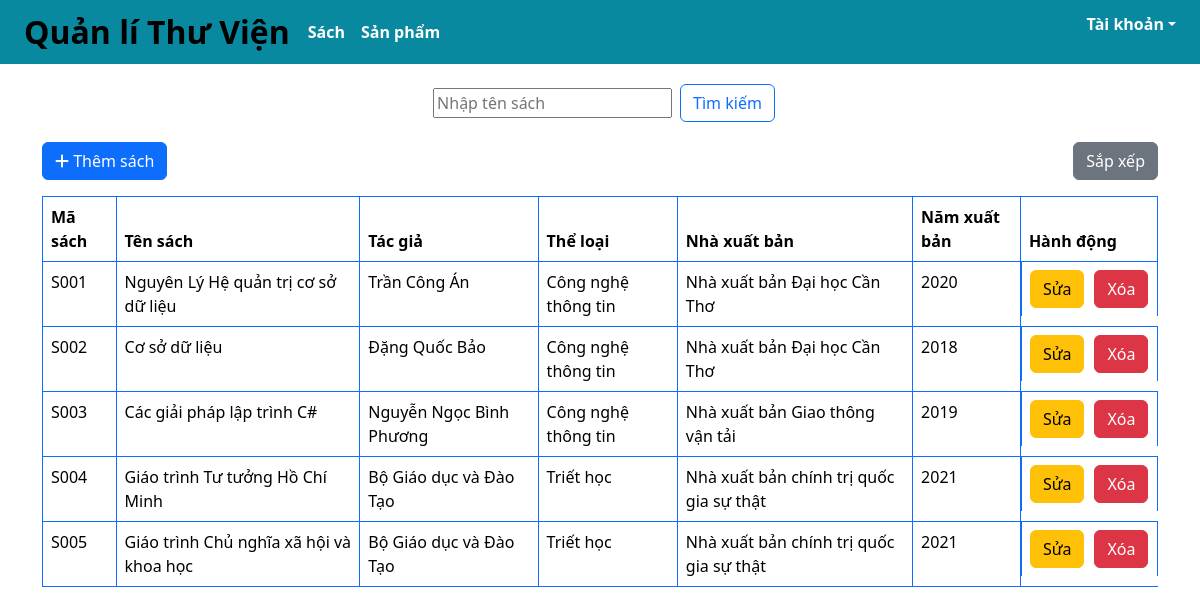
The page /qlsach2.php on the database its author committed.
### tables this page shows
create table sach (
	maSach char(10) not null,
	tenSach varchar(50), 
    maTG char(10) not null,
    maTL char(10) not null,
    maNXB char(10) not null,
	namXuatBan int, 
	primary key (maSach),
	foreign key (maTG) references tacGia(maTG),
	foreign key (maTL) references theLoai(maTL),
	foreign key (maNXB) references nhaXuatBan(maNXB)
);

create table tacGia (
	maTG char(10) not null,
    tenTG varchar(50) not null,
    website varchar(50),
    ghiChu varchar(255),
    primary key (maTG)
);

create table theLoai (
	maTL char(10) not null,
    tenTL varchar(50) not null,
    primary key (maTL)
);

create table nhaXuatBan (
	maNXB char(10) not null,
    tenNXB varchar(50) not null,
    diaChi varchar(100),
    email varchar(50),
    ttNguoiDaiDien varchar(255),
    primary key (maNXB)
);

### src/functions.php (called while the page is built, shortened)
<?php
function html_escape(string|null $text): string
{
    return htmlspecialchars($text ?? '', ENT_QUOTES, 'UTF-8', false);
}

### public/qlsach2.php (the view, shortened to what this page needs)
<?php
require_once __DIR__ . '/../src/connect.php';
if ($_SERVER['REQUEST_METHOD'] === 'POST' && isset($_POST['sort'])) {
    $sql = "CALL sapXepSach()";
    $stmt = $pdo->prepare($sql);
    $stmt->execute();
} else if ($_SERVER['REQUEST_METHOD'] === 'GET' && isset($_GET['keyword'])){
    $keyword = $_GET['keyword'];
    $sql = "CALL timKiemSach(?)";
    $stmt = $pdo->prepare($sql);
    $stmt->execute([$keyword]);
}
else {
    $sql = "CALL hthiSach()";
    $stmt = $pdo->prepare($sql);
    $stmt->execute();
}
$rows = $stmt->fetchAll(PDO::FETCH_ASSOC);
include_once __DIR__. '/../src/partials/header2.php'
?>
<div class="container">
    <div class="row mb-3">
        <div class="col d-flex justify-content-center ">
            <form class="d-flex align-items-center" method="GET" action="/qlsach2.php" class="w-100">
                <input class="m-2" type="search" placeholder="Nhập tên sách" aria-label="search" name="keyword">
                <button class="btn btn-outline-primary" type="submit">Tìm kiếm</button>
            </form>
        </div>
    </div>
    <div class="row mb-3">
        <div class="col-6">
            <a href="/them_sach2.php" class="btn btn-primary">
                <i class="fa-solid fa-plus"></i> Thêm sách
            </a>
        </div>
        <div class="col-6 d-flex justify-content-end">
            <form method="post">
                <button class="btn btn-secondary" type="submit" name="sort">
                    Sắp xếp
                </button>
            </form>
        </div>
    </div>
    <div class="row">
        <div class="col">
            <table class="table table-bordered border-primary">
                <thead>
                    <tr>
                        <th>Mã sách</th>
                        <th>Tên sách</th>
                        <th>Tác giả</th>
                        <th>Thể loại</th>
                        <th>Nhà xuất bản</th>
                        <th>Năm xuất bản</th>
                        <th>Hành động</th>
                    </tr>
                </thead>
                <tbody>
                    <?php foreach ($rows as $row) : ?>
                    <tr>
                        <td><?= html_escape($row['maSach']) ?></td>
                        <td><?= html_escape($row['tenSach']) ?></td>
                        <td><?= html_escape($row['tenTG']) ?></td>
                        <td><?= html_escape($row['tenTL']) ?></td>
                        <td><?= html_escape($row['tenNXB']) ?></td>
                        <td><?= html_escape($row['namXuatBan']) ?></td>
                        <td class="d-flex justify-content-center">
                            <a href="<?= 'sua_sach2.php?maSach=' . $row['maSach'] ?>"
                                class="btn btn-xs btn-warning mr-1">
                                Sửa</a>
                            <div style="width: 10px;"></div>
                            <form class="form-inline ml-1" action="/xoa_sach2.php" method="POST">
                                <button id="delete-sach-btn" type="button" class="btn btn-xs btn-danger  delete-btn"
                                    data-toggle="modal" name="delete-sach" data-target="#delete-confirm">
                                    Xóa
                                </button>
                            </form>
                        </td>
                    </tr>
                    <?php endforeach ?>
                </tbody>
            </table>
        </div>
    </div>
</div>
<?php
include_once __DIR__. '/../src/partials/footer.php'
?>

### rows shown on the page
sach: maSach "S001", tenSach "Nguyên Lý Hệ quản trị cơ sở dữ liệu", maTG.tenTG "Trần Công Án", maTL.tenTL "Công nghệ thông tin", maNXB.tenNXB "Nhà xuất bản Đại học Cần Thơ", namXuatBan "2020"
sach: maSach "S002", tenSach "Cơ sở dữ liệu", maTG.tenTG "Đặng Quốc Bảo", maTL.tenTL "Công nghệ thông tin", maNXB.tenNXB "Nhà xuất bản Đại học Cần Thơ", namXuatBan "2018"
sach: maSach "S003", tenSach "Các giải pháp lập trình C#", maTG.tenTG "Nguyễn Ngọc Bình Phương", maTL.tenTL "Công nghệ thông tin", maNXB.tenNXB "Nhà xuất bản Giao thông vận tải", namXuatBan "2019"
sach: maSach "S004", tenSach "Giáo trình Tư tưởng Hồ Chí Minh", maTG.tenTG "Bộ Giáo dục và Đào Tạo", maTL.tenTL "Triết học", maNXB.tenNXB "Nhà xuất bản chính trị quốc gia sự thật", namXuatBan "2021"
sach: maSach "S005", tenSach "Giáo trình Chủ nghĩa xã hội và khoa học", maTG.tenTG "Bộ Giáo dục và Đào Tạo", maTL.tenTL "Triết học", maNXB.tenNXB "Nhà xuất bản chính trị quốc gia sự thật", namXuatBan "2021"
